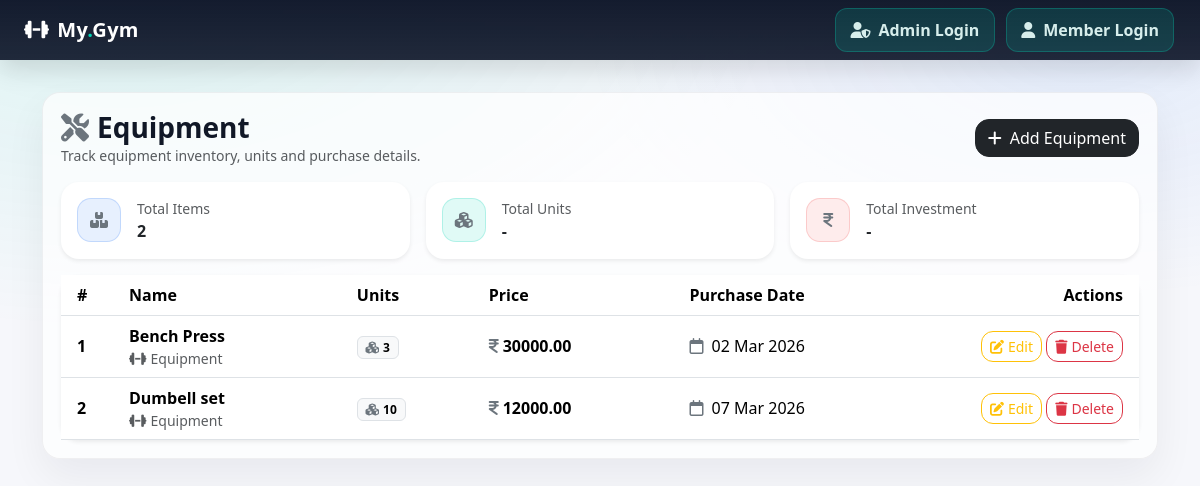
The page /admin_equipment/ on the database its author committed.
### gymapp/models.py (models this page shows, shortened)
class Equipment(models.Model):
    name = models.CharField(max_length=100) #e.g., Treadmill, Dumbbells, etc.
    units = models.PositiveIntegerField(default=1) # e.g., 5 treadmills, 10 dumbbells, etc.
    price = models.DecimalField(max_digits=8, decimal_places=2) # e.g., 1500.00
    purchase_date = models.DateField(default=timezone.now) # Date when equipment was purchased
    is_active = models.BooleanField(default=True) # if removed/sold, mark as inactive instead of deleting record

### gymapp/views.py (the view)
# urls.py: path('admin_equipment/', admin_equipment_list, name='admin_equipment_list'),
def admin_equipment_list(request):
    equipments = Equipment.objects.all().order_by('name')
    return render(request, 'admin_equipment_list.html', {
        'equipments': equipments
    })

### gymapp/templates/admin_equipment_list.html (shortened to what this page needs)
{% extends 'base.html' %}
{% block content %}
<div class="d-flex flex-wrap justify-content-between align-items-center gap-2 mb-3">
    <div>
        <h3 class="mb-0 fw-bold">
            <i class="fa-solid fa-screwdriver-wrench me-2 text-secondary"></i>Equipment
        </h3>
        <div class="text-muted small">Track equipment inventory, units and purchase details.</div>
    </div>
    <a href="{% url 'admin_equipment_add' %}" class="btn btn-dark" style="border-radius:14px;">
        <i class="fa-solid fa-plus me-2"></i>Add Equipment
    </a>
</div>
<div class="row g-3 mb-3">
    <div class="col-12 col-md-4">
        <div class="card border-0 shadow-sm" style="border-radius:18px;">
            <div class="card-body">
                <div class="d-flex align-items-center gap-3">
                    <div class="d-inline-flex align-items-center justify-content-center"
                         style="width:44px;height:44px;border-radius:14px;background:rgba(59,130,246,.12);border:1px solid rgba(59,130,246,.22);">
                        <i class="fa-solid fa-boxes-stacked text-secondary"></i>
                    </div>
                    <div>
                        <div class="text-muted small">Total Items</div>
                        <div class="fw-bold">{{ equipments|length }}</div>
                    </div>
                </div>
            </div>
        </div>
    </div>
    <div class="col-12 col-md-4">
        <div class="card border-0 shadow-sm" style="border-radius:18px;">
            <div class="card-body">
                <div class="d-flex align-items-center gap-3">
                    <div class="d-inline-flex align-items-center justify-content-center"
                         style="width:44px;height:44px;border-radius:14px;background:rgba(0,209,178,.12);border:1px solid rgba(0,209,178,.22);">
                        <i class="fa-solid fa-cubes text-secondary"></i>
                    </div>
                    <div>
                        <div class="text-muted small">Total Units</div>
                        <div class="fw-bold">{{ total_units|default:"-" }}</div>
                    </div>
                </div>
            </div>
        </div>
    </div>
    <div class="col-12 col-md-4">
        <div class="card border-0 shadow-sm" style="border-radius:18px;">
            <div class="card-body">
                <div class="d-flex align-items-center gap-3">
                    <div class="d-inline-flex align-items-center justify-content-center"
                         style="width:44px;height:44px;border-radius:14px;background:rgba(239,68,68,.10);border:1px solid rgba(239,68,68,.20);">
                        <i class="fa-solid fa-indian-rupee-sign text-secondary"></i>
                    </div>
                    <div>
                        <div class="text-muted small">Total Investment</div>
                        <div class="fw-bold">{{ total_investment|default:"-" }}</div>
                    </div>
                </div>
            </div>
        </div>
    </div>
</div>
<div class="card border-0 shadow-sm" style="border-radius:18px;">
    <div class="card-body p-0">
        <div class="table-responsive">
            <table class="table table-hover align-middle mb-0">
                <thead style="background: rgba(15,23,42,.98); color:#fff;">
                <tr>
                    <th class="ps-3" style="width:60px;">#</th>
                    <th>Name</th>
                    <th>Units</th>
                    <th>Price</th>
                    <th>Purchase Date</th>
                    <th class="text-end pe-3" style="width:190px;">Actions</th>
                </tr>
                </thead>
                <tbody>
                {% for e in equipments %}
                    <tr>
                        <td class="ps-3 fw-semibold">{{ forloop.counter }}</td>
                        <td>
                            <div class="fw-semibold">{{ e.name }}</div>
                            <div class="small text-muted">
                                <i class="fa-solid fa-dumbbell me-1"></i>Equipment
                            </div>
                        </td>
                        <td class="text-nowrap">
                            <span class="badge text-bg-light border">
                                <i class="fa-solid fa-cubes me-1 text-secondary"></i>{{ e.units }}
                            </span>
                        </td>
                        <td class="text-nowrap">
                            <span class="fw-bold">
                                <i class="fa-solid fa-indian-rupee-sign me-1 text-secondary"></i>{{ e.price }}
                            </span>
                        </td>
                        <td class="text-nowrap">
                            {% if e.purchase_date %}
                                <i class="fa-regular fa-calendar me-1 text-secondary"></i>
                                {{ e.purchase_date|date:"d M Y" }}
                            {% else %}
                                <span class="text-muted">-</span>
                            {% endif %}
                        </td>
                        <td class="text-end pe-3">
                            <a href="{% url 'admin_equipment_edit' e.id %}"
                               class="btn btn-sm btn-outline-warning"
                               style="border-radius:12px;">
                                <i class="fa-solid fa-pen-to-square me-1"></i>Edit
                            </a>
                            <form action="{% url 'admin_equipment_delete' e.id %}"
                                  method="post" class="d-inline-block">
                                <button type="submit" class="btn btn-sm btn-outline-danger"
                                        style="border-radius:12px;"
                                        onclick="return confirm('Delete this equipment?')">
                                    <i class="fa-solid fa-trash me-1"></i>Delete
                                </button>
                            </form>
                        </td>
                    </tr>
                {% endfor %}
                </tbody>
            </table>
        </div>
    </div>
</div>
{% endblock %}

### gymapp/templates/base.html (shortened to what this page needs)
{% load static %}
<!DOCTYPE html>
<html lang="en">
<head>
    <link rel="stylesheet"
          href="https://cdn.jsdelivr.net/npm/bootstrap@5.3.2/dist/css/bootstrap.min.css">
    <link rel="stylesheet"
          href="https://cdnjs.cloudflare.com/ajax/libs/font-awesome/6.5.0/css/all.min.css" />
</head>
<body class="
{% if user.is_authenticated and user.role == 'ADMIN' %}role-admin
{% elif user.is_authenticated and user.role == 'MEMBER' %}role-member
{% else %}role-guest{% endif %}
">
<nav class="navbar navbar-expand-lg navbar-dark fixed-top">
   <div class="container-fluid px-3 px-lg-4">
        <a class="navbar-brand d-flex align-items-center gap-2" href="{% url 'home' %}">
            <i class="fa-solid fa-dumbbell"></i>
            <span>My<span class="brand-dot">.</span>Gym</span>
        </a>
        <div class="collapse navbar-collapse" id="mainNavbar">
            <ul class="navbar-nav ms-auto align-items-lg-center">
                {% if user.is_authenticated %}
                    {% if user.role == 'ADMIN' %}
                        <li class="nav-item">
                            <a class="nav-link" href="{% url 'admin_dashboard' %}">
                                <i class="fa-solid fa-chart-line me-2"></i>Dashboard
                            </a>
                        </li>
                        <li class="nav-item">
                            <a class="nav-link" href="{% url 'admin_members_list' %}">
                                <i class="fa-solid fa-users me-2"></i>Members
                            </a>
                        </li>
                        <li class="nav-item">
                            <a class="nav-link" href="{% url 'admin_plans_list' %}">
                                <i class="fa-solid fa-clipboard-list me-2"></i>Plans
                            </a>
                        </li>
                        <li class="nav-item">
                            <a class="nav-link" href="{% url 'admin_trainers_list' %}">
                                <i class="fa-solid fa-user-tie me-2"></i>Trainers
                            </a>
                        </li>
                        <li class="nav-item">
                            <a class="nav-link" href="{% url 'admin_payments_list' %}">
                                <i class="fa-solid fa-credit-card me-2"></i>Payments
                            </a>
                        </li>
                        <li class="nav-item">
                            <a class="nav-link" href="{% url 'admin_attendance_list' %}">
                                <i class="fa-solid fa-calendar-check me-2"></i>Attendance
                            </a>
                        </li>
                        <li class="nav-item">
                            <a class="nav-link" href="{% url 'admin_equipment_list' %}">
                                <i class="fa-solid fa-screwdriver-wrench me-2"></i>Equipment
                            </a>
                        </li>
                        <li class="nav-item">
                            <a class="nav-link" href="{% url 'admin_enquiries_list' %}">
                                <i class="fa-solid fa-circle-question me-2"></i>Enquiries
                            </a>
                        </li>
                        <li class="nav-item">
                            <a class="nav-link" href="{% url 'admin_workout_plans_list' %}">
                                <i class="fa-solid fa-dumbbell me-2"></i>Workout Plans
                            </a>
                        </li>
                        <li class="nav-item">
                            <a class="nav-link" href="{% url 'admin_feedbacks_list' %}">
                                <i class="fa-solid fa-star me-2"></i>Feedbacks
                            </a>
                        </li>
                    {% elif user.role == 'MEMBER' %}
                        <li class="nav-item">
                            <a class="nav-link" href="{% url 'member_dashboard' %}">
                                <i class="fa-solid fa-gauge-high me-2"></i>Dashboard
                            </a>
                        </li>
                        <li class="nav-item">
                            <a class="nav-link" href="{% url 'member_profile' %}">
                                <i class="fa-solid fa-id-card me-2"></i>My Profile
                            </a>
                        </li>
                        <li class="nav-item">
                            <a class="nav-link" href="{% url 'member_membership' %}">
                                <i class="fa-solid fa-crown me-2"></i>Membership
                            </a>
                        </li>
                        <li class="nav-item">
                            <a class="nav-link" href="{% url 'member_attendance' %}">
                                <i class="fa-solid fa-calendar-day me-2"></i>Attendance
                            </a>
                        </li>
                        <li class="nav-item">
                            <a class="nav-link" href="{% url 'member_payments' %}">
                                <i class="fa-solid fa-wallet me-2"></i>Payments
                            </a>
                        </li>
                        <li class="nav-item">
                            <a class="nav-link" href="{% url 'member_workout_plans' %}">
                                <i class="fa-solid fa-dumbbell me-2"></i>Workout Plans
                            </a>
                        </li>
                        <li class="nav-item">
                            <a class="nav-link" href="{% url 'member_feedback' %}">
                                <i class="fa-solid fa-message me-2"></i>Feedback
                            </a>
                        </li>
                    {% endif %}
                    <li class="nav-item ms-lg-2">
                        <a class="nav-link btn-nav btn-nav-danger" href="{% url 'logout' %}">
                            <i class="fa-solid fa-right-from-bracket me-2"></i>Logout
                        </a>
                    </li>
                {% else %}
                    <li class="nav-item">
                        <a class="nav-link btn-nav btn-nav-primary" href="{% url 'admin_login' %}">
                            <i class="fa-solid fa-user-shield me-2"></i>Admin Login
                        </a>
                    </li>
                    <li class="nav-item ms-lg-2">
                        <a class="nav-link btn-nav btn-nav-primary" href="{% url 'member_login' %}">
                            <i class="fa-solid fa-user me-2"></i>Member Login
                        </a>
                    </li>
                {% endif %}
            </ul>
        </div>
    </div>
</nav>
<div class="content-wrapper">
    <div class="container">
        <div class="page-shell">
            {% block content %}{% endblock %}
        </div>
    </div>
</div>
</body>
</html>

### gymapp/templates/base.html (style rules this page uses)
:root { --brand: #00d1b2; --dark-2: #0f172a; --card: #ffffff; --muted: #6b7280; }
body { background: radial-gradient(1200px 600px at 10% 0%, rgba(0, 209, 178, .10), transparent 55%), radial-gradient(900px 450px at 90% 10%, rgba(59, 130, 246, .10), transparent 55%), #f6f7fb; color: #111827; }
.navbar { background: linear-gradient(180deg, rgba(15, 23, 42, 0.98), rgba(15, 23, 42, 0.92)) !important; box-shadow: 0 10px 25px rgba(0,0,0,.12); }
.navbar-brand { font-weight: 800; letter-spacing: .3px; }
.navbar-brand .brand-dot { color: var(--brand); }
.nav-link { font-weight: 600; opacity: .92; border-radius: 10px; padding: .55rem .85rem !important; margin: 0 .1rem; }
.btn-nav { border-radius: 12px; padding: .55rem .9rem !important; font-weight: 700; }
.btn-nav-primary { background: rgba(0, 209, 178, .16); color: #e6fffb !important; border: 1px solid rgba(0, 209, 178, .30); }
.content-wrapper { padding-top: 92px; padding-bottom: 40px; }
.page-shell { background: rgba(255,255,255,.70); border: 1px solid rgba(17, 24, 39, .06); border-radius: 18px; padding: 18px; box-shadow: 0 18px 40px rgba(17, 24, 39, .06); }

### rows shown on the page
Equipment: name "Bench Press", units "3", price "30000.00", purchase_date "02 Mar 2026"
Equipment: name "Dumbell set", units "10", price "12000.00", purchase_date "07 Mar 2026"

### other values the page prints
{{ equipments|length }} "2"
{{ total_units|default:"-" }} "-"
{{ total_investment|default:"-" }} "-"
